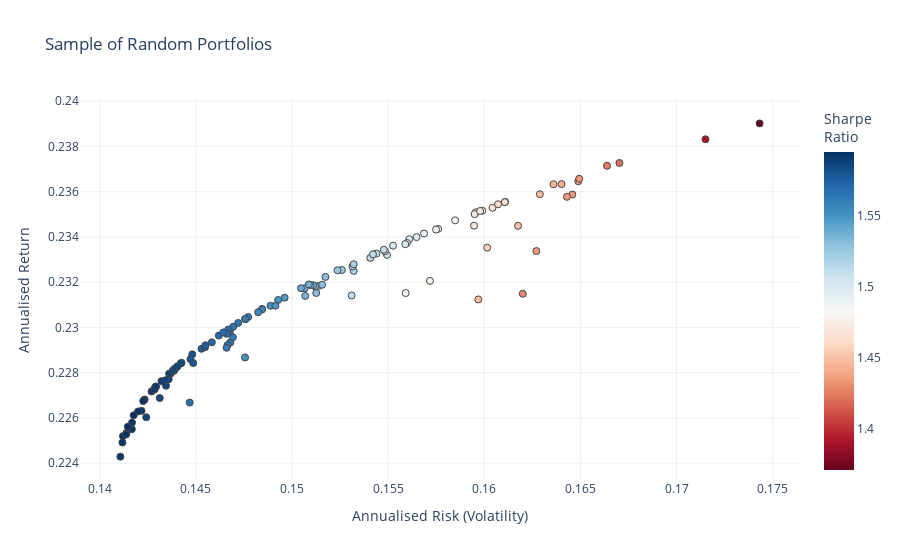

The notebook cell saved with this chart:
### Code cell
import plotly.graph_objects as go
#-- Plot the risk vs. return of randomly generated portfolios
#- Convert the list from before into an array for easy plotting
mean_variance_pairs = np.array(mean_variance_pairs)
risk_free_rate=0 #-- Include risk free rate here for sharpe ratio
mean_variance_pairs1 = pd.DataFrame(data=mean_variance_pairs1)
#-- Create Plot
fig = go.Figure()
fig.add_trace(go.Scatter(x=mean_variance_pairs[:,1]**0.5, 
                         y=mean_variance_pairs[:,0], 
                         text=mean_variance_pairs1.iloc[:,2] ,
                      #- Add color scale for sharpe ratio   
                      marker=dict(color=(mean_variance_pairs[:,0]-risk_free_rate)/(mean_variance_pairs[:,1]**0.5), 
                                  showscale=True, 
                                  size=7,
                                  line=dict(width=1),
                                  colorscale="RdBu",
                                  colorbar=dict(title="Sharpe<br>Ratio")
                                 ), 
                      mode='markers'))
#- Add title/labels
fig.update_layout(template='plotly_white',
                  xaxis=dict(title='Annualised Risk (Volatility)'),
                  yaxis=dict(title='Annualised Return'),
                  title='Sample of Random Portfolios',
                  coloraxis_colorbar=dict(title="Sharpe Ratio"))
